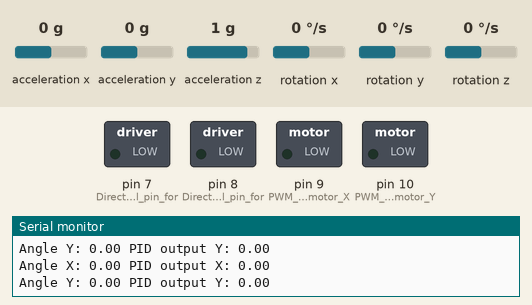
This sketch was run on a simulated Arduino Uno, built with avr-gcc and run on an emulated ATmega328P. Shown: switched loads named in the sketch (green lamp = pin HIGH), the last lines printed to the serial monitor. The inputs (shaded band) are chosen by the test bench; at power-on: acceleration x 0 g, acceleration z 1 g, acceleration y 0 g, rotation x 0 °/s, rotation y 0 °/s, rotation z 0 °/s.

Above: at 1.2 s.
1.3 s: acceleration x set to -1.4 g
At 1.48 s:
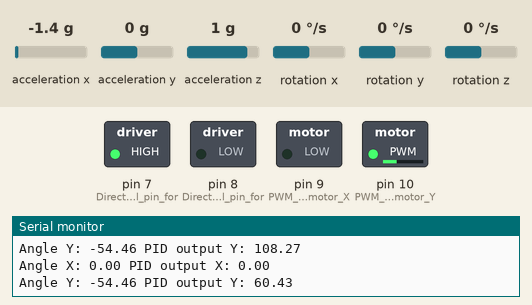
4.3 s: acceleration z set to -1.4 g
At 5.2 s:
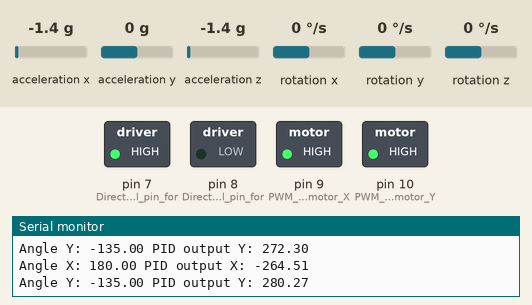
5.8 s: acceleration y set to -0.2 g
At 8.4 s:
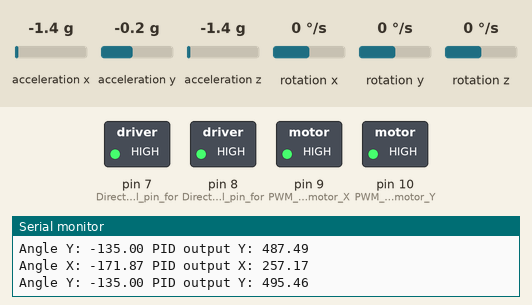
8.8 s: acceleration x set to -0.2 g
10.3 s: acceleration x set to 0.1 g
At 12.63 s:
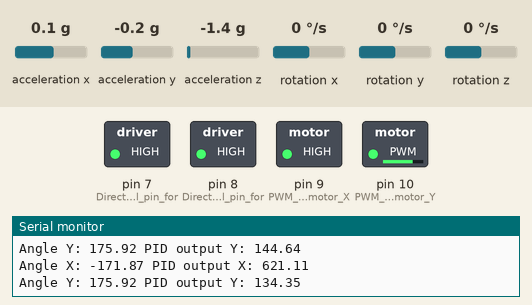
13.3 s: acceleration y set to 0 g
At 13.45 s:
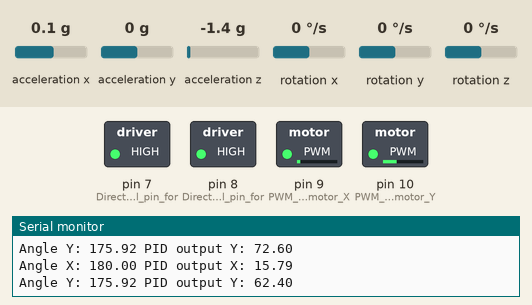
Timing chart, 0 to 19.0 s (numbered marks = the images above; inputs shaded):
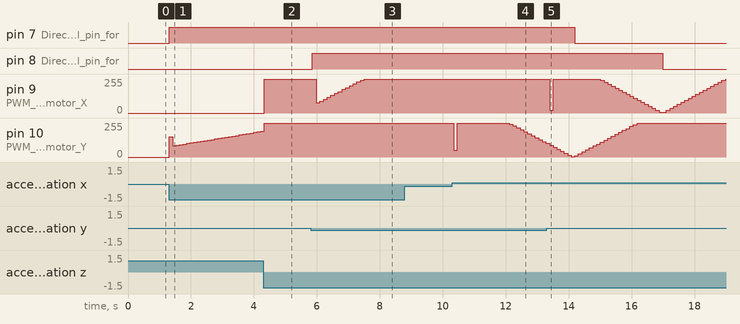

Measured:
- the behaviour switches between 0 and -0.1 g on acceleration y (found by bisection; images 2 and 3)
- the behaviour switches between -0.1 and 0 g on acceleration x (found by bisection; images 3 and 4)
- after the input at 1.3 s, pin 7 (Direction_control_pin_for): LOW → HIGH at once; pin 10 (PWM_pin_for_motor_Y): 0/255 → 153/255 at once, → 85/255 0.11 s later, → 89/255 0.11 s later, → 93/255 0.11 s later, … (27 changes in this stretch)
- after the input at 4.3 s, pin 9 (PWM_pin_for_motor_X): 0/255 → 255/255 at once
- after the input at 5.8 s, pin 8 (Direction_control_pin_for): LOW → HIGH after 0.06 s; pin 9 (PWM_pin_for_motor_X): 255/255 → 76/255 after 0.18 s, → 90/255 0.12 s later, → 104/255 0.12 s later, → 119/255 0.12 s later, … (14 changes in this stretch)
- after the input at 10.3 s, pin 10 (PWM_pin_for_motor_Y): 255/255 → 52/255 after 0.05 s, → 255/255 0.12 s later, → 247/255 1.6 s later, → 233/255 0.12 s later, … (13 changes in this stretch)
- after the input at 13.3 s, pin 8 (Direction_control_pin_for): HIGH → LOW after 3.7 s; pin 9 (PWM_pin_for_motor_X): 255/255 → 21/255 after 0.09 s, → 255/255 0.11 s later, → 245/255 1.5 s later, → 230/255 0.12 s later, … (37 changes in this stretch)

The sketch:

MPU_TESTING.ino
```cpp
#include <Wire.h>
#include <MPU6050.h>

// PID constants
#define Kp 1.0
#define Ki 0.5
#define Kd 0.1

// MPU6050
MPU6050 mpu;
int16_t accelX, accelY, accelZ;
int16_t gyroX, gyroY, gyroZ;
float angleX, angleY;

// PID variables
float setPointX = 0.0; // Target angle for X axis (seesaw balance)
float setPointY = 0.0; // Target angle for Y axis (seesaw balance)

float inputX, inputY;
float outputX, outputY;

float integralX = 0.0;
float integralY = 0.0;

float previousErrorX = 0.0;
float previousErrorY = 0.0;

unsigned long previousTime = 0;

void setup() {
  Serial.begin(9600);
  Wire.begin();
  mpu.initialize();

  if (!mpu.testConnection()) {
    Serial.println("MPU6050 connection failed");
    while (1);
  }

  Serial.println("MPU6050 connected");

  // Initialize motor control pins
  pinMode(9, OUTPUT); // PWM pin for motor X
  pinMode(10, OUTPUT); // PWM pin for motor Y
  pinMode(8, OUTPUT); // Direction control pin for motor X
  pinMode(7, OUTPUT); // Direction control pin for motor Y
}

void loop() {
  // Get time delta
  unsigned long currentTime = millis();
  float deltaTime = (currentTime - previousTime) / 1000.0;
  previousTime = currentTime;

  // Read MPU6050 sensor data
  mpu.getMotion6(&accelX, &accelY, &accelZ, &gyroX, &gyroY, &gyroZ);

  // Convert accelerometer readings to angles (simplified)
  angleX = atan2(accelY, accelZ) * 180 / PI;
  angleY = atan2(accelX, accelZ) * 180 / PI;

  // Set input to PID controller
  inputX = angleX;
  inputY = angleY;

  // Compute PID for X
  float errorX = setPointX - inputX;
  integralX += errorX * deltaTime;
  float derivativeX = (errorX - previousErrorX) / deltaTime;
  outputX = Kp * errorX + Ki * integralX + Kd * derivativeX;
  previousErrorX = errorX;

  // Compute PID for Y
  float errorY = setPointY - inputY;
  integralY += errorY * deltaTime;
  float derivativeY = (errorY - previousErrorY) / deltaTime;
  outputY = Kp * errorY + Ki * integralY + Kd * derivativeY;
  previousErrorY = errorY;

  // Control motors based on PID output
  controlMotor(outputX, outputY);

  // Print results
  Serial.print("Angle X: ");
  Serial.print(angleX);
  Serial.print(" PID output X: ");
  Serial.println(outputX);

  Serial.print("Angle Y: ");
  Serial.print(angleY);
  Serial.print(" PID output Y: ");
  Serial.println(outputY);

  delay(100); // Adjust delay as needed
}

void controlMotor(float outputX, float outputY) {
  // Control the motor speed and direction based on PID output
  int motorSpeedX = constrain(map(abs(outputX), 0, 180, 0, 255), 0, 255);
  int motorSpeedY = constrain(map(abs(outputY), 0, 180, 0, 255), 0, 255);

  if (outputX > 0) {
    digitalWrite(8, HIGH); // Set motor direction for X
  } else {
    digitalWrite(8, LOW); // Set motor direction for X
  }

  if (outputY > 0) {
    digitalWrite(7, HIGH); // Set motor direction for Y
  } else {
    digitalWrite(7, LOW); // Set motor direction for Y
  }

  analogWrite(9, motorSpeedX); // PWM control for motor X
  analogWrite(10, motorSpeedY); // PWM control for motor Y
}
```
